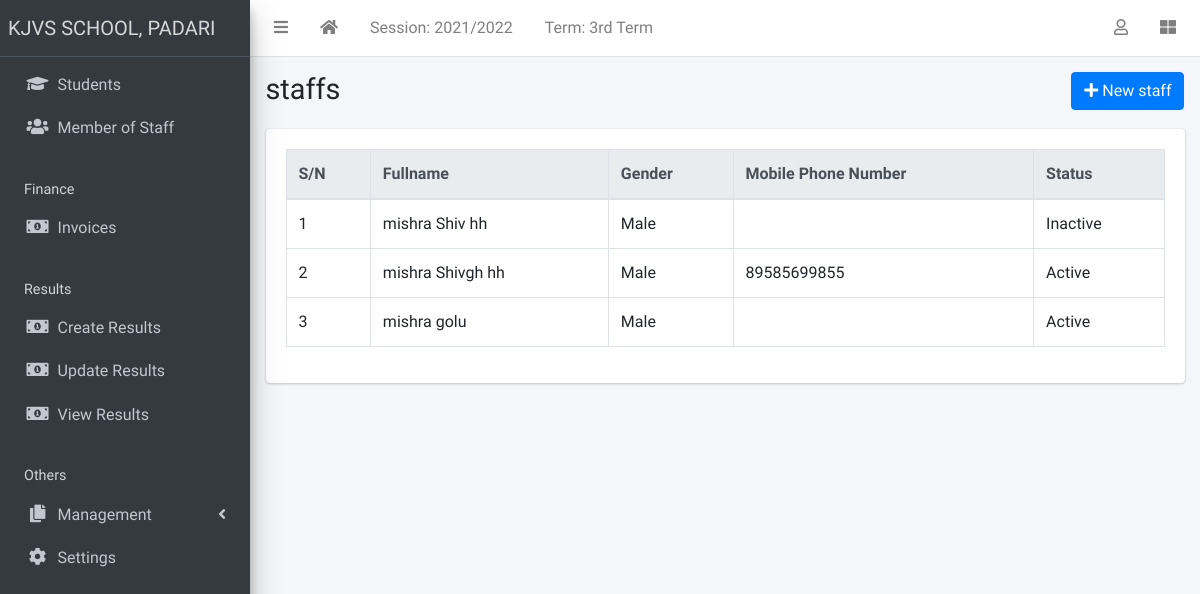
The page /staff/list/ on the database as committed earlier.
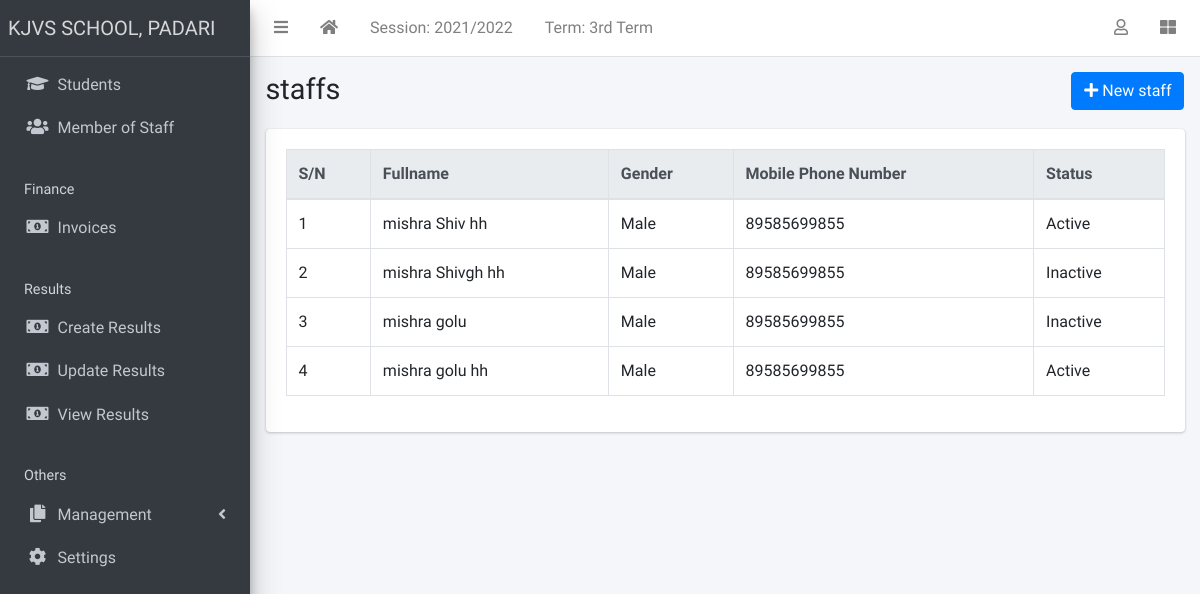
The same page on the database as committed later.
### apps/staffs/models.py (models this page shows, shortened)
class Staff(models.Model):
    STATUS = [("active", "Active"), ("inactive", "Inactive")]
    GENDER = [("male", "Male"), ("female", "Female")]
    current_status = models.CharField(max_length=10, choices=STATUS, default="active")
    surname = models.CharField(max_length=200)
    firstname = models.CharField(max_length=200)
    other_name = models.CharField(max_length=200, blank=True)
    gender = models.CharField(max_length=10, choices=GENDER, default="male")
    date_of_birth = models.DateField(default=timezone.now)
    date_of_admission = models.DateField(default=timezone.now)
    mobile_num_regex = RegexValidator(
        regex="^[0-9]{10,15}$", message="Entered mobile number isn't in a right format!"
    )
    mobile_number = models.CharField(
        validators=[mobile_num_regex], max_length=13, blank=True
    )
    address = models.TextField(blank=True)
    others = models.TextField(blank=True)

### apps/staffs/views.py (the view)
# urls.py: path("list/", StaffListView.as_view(), name="staff-list"),
class StaffListView(ListView):
    model = Staff

### apps/corecode/context_processors.py (called while the page is built)
def site_defaults(request):
    current_session = AcademicSession.objects.get(current=True)
    current_term = AcademicTerm.objects.get(current=True)
    vals = SiteConfig.objects.all()
    contexts = {
        "current_session": current_session.name,
        "current_term": current_term.name,
    }
    for val in vals:
        contexts[val.key] = val.value
    return contexts

### apps/staffs/templates/staffs/staff_list.html (shortened to what this page needs)
{% extends 'base.html' %}
{% block title %}staffs{% endblock title %}
{% block breadcrumb %}
<a class="btn btn-primary" href="{% url 'staff-create' %}"><i
    class="fas fa-plus"></i> New staff</a>
{% endblock breadcrumb %}
{% block content %}
  <table id="stafftable" class="table table-bordered table-hover">
    <thead class="thead-light">
      <tr>
        <th>S/N</th>
        <th>Fullname</th>
        <th>Gender</th>
        <th>Mobile Phone Number</th>
        <th>Status</th>
      </tr>
    </thead>
    <tbody>
      {% for staff in object_list %}
        <tr class='clickable-row' data-href="{% url 'staff-detail' staff.id %}">
          <td>{{ forloop.counter}}</td>
          <td>{{ staff.surname}} {{staff.firstname }} {{staff.other_name }}</td>
          <td>{{ staff.get_gender_display}}</td>
          <td>{{ staff.mobile_number}}</td>
          <td>{{ staff.get_current_status_display}}</td>
        </tr>
      {% endfor %}
    </tbody>
  </table>
{% endblock content %}

Rows that differ between the two databases and show on the page:
changed Staff "Shiv": mobile_number (not shown) → "89585699855"; current_status "Inactive" → "Active"
changed Staff "Shivgh": current_status "Active" → "Inactive"
changed Staff (number 3 of 4 on the later page): mobile_number (not shown) → "89585699855"; current_status "Active" → "Inactive"
added Staff: surname "mishra", firstname "golu", other_name "hh", gender "Male", mobile_number "89585699855", current_status "Active"
